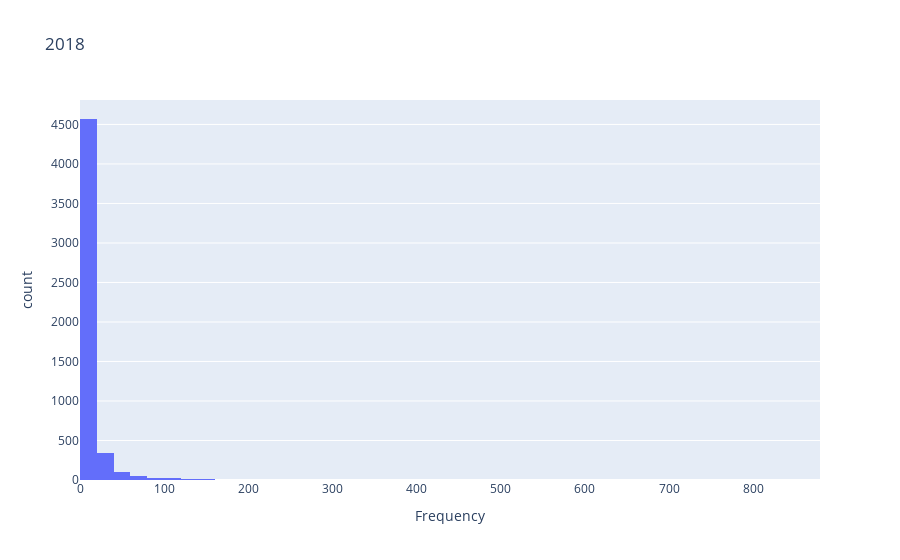

Notebook cell for this chart:
### Code cell
# 2018 tweets
px.histogram(f_2018, x ='Frequency', nbins =50, title = "2018")

### Figure 1 — Plotly figure (JSON) as saved in the notebook; plotly's stock layout.template omitted (floating-point values rounded to 4 significant figures; data arrays with more than 128 entries replaced by an {"elided": "..."} marker saying what was removed)
{"data": [{"alignmentgroup": "True", "bingroup": "x", "hovertemplate": "Frequency=%{x}<br>count=%{y}<extra></extra>", "legendgroup": "", "marker": {"color": "#636efa", "pattern": {"shape": ""}}, "name": "", "nbinsx": 50, "offsetgroup": "", "orientation": "v", "showlegend": false, "type": "histogram", "x": {"elided": "5149 int values"}, "xaxis": "x", "yaxis": "y"}], "layout": {"barmode": "relative", "legend": {"tracegroupgap": 0}, "title": {"text": "2018"}, "xaxis": {"anchor": "y", "domain": [0, 1], "title": {"text": "Frequency"}}, "yaxis": {"anchor": "x", "domain": [0, 1], "title": {"text": "count"}}}}
